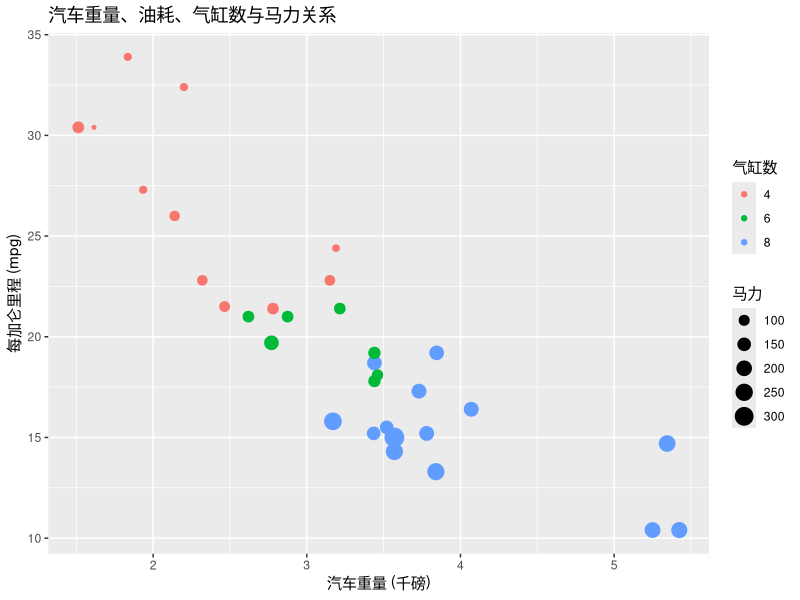
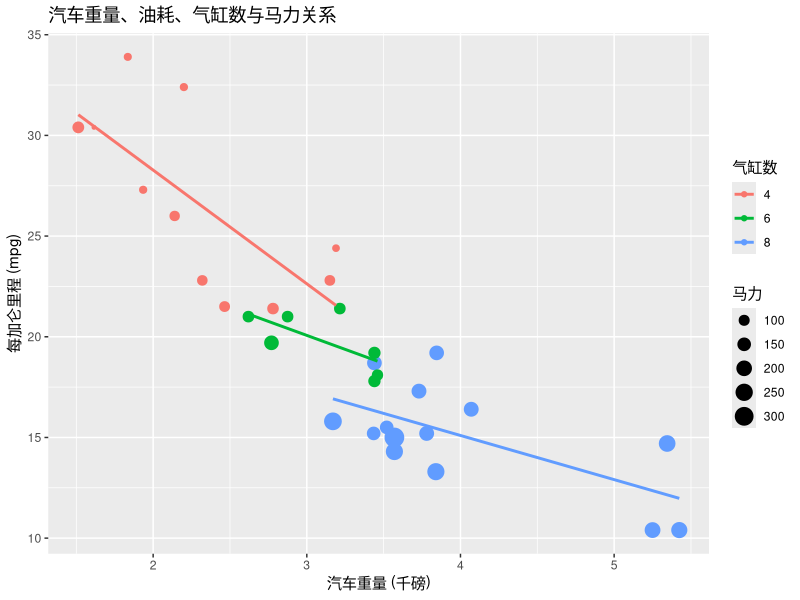

R code for these plots, in order:
install.packages("ggplot2")
# 加载 ggplot2 包，用于绘制精美图表
library(ggplot2)
# 查看 mtcars 数据集的前几行
head(mtcars)

# 查看 mtcars 数据集的结构（列名和数据类型）
str(mtcars)
# 绘制散点图，探索汽车重量和每加仑里程的关系
# 用气缸数区分颜色，用马力区分点的大小

ggplot(data = mtcars,            # 我们的数据源是 mtcars
       mapping = aes(x = wt,     # X轴映射到汽车重量 (wt)
                     y = mpg,    # Y轴映射到每加仑里程 (mpg)
                     color = as.factor(cyl), # 颜色映射到气缸数 (cyl)，as.factor()很重要！
                     size = hp)) + # 点的大小映射到马力 (hp)
  geom_point() +   # 添加散点图层
  labs(title = "汽车重量、油耗、气缸数与马力关系", # 添加图表标题
       x = "汽车重量 (千磅)",               # X轴标签
       y = "每加仑里程 (mpg)",                # Y轴标签
       color = "气缸数",                     # 图例标题：颜色代表什么
       size = "马力")                      # 图例标题：大小代表什么

ggplot(data = mtcars, 
       # 全局映射：X轴、Y轴、颜色是大家都要遵守的
       mapping = aes(x = wt, 
                     y = mpg, 
                     color = as.factor(cyl))) + 
  
  # 局部映射：只有画“点”的时候，才根据马力改变大小！
  geom_point(mapping = aes(size = hp)) + 
  
  # 画趋势线：它不会再收到关于 size 的干扰了
  geom_smooth(method = "lm", se = FALSE) +  
  
  labs(title = "汽车重量、油耗、气缸数与马力关系",
       x = "汽车重量 (千磅)", 
       y = "每加仑里程 (mpg)", 
       color = "气缸数", 
       size = "马力")
# --- 进阶分析：线性回归模型 ---
# 我们想量化：每增加 1000 磅重量，每加仑里程(mpg)平均会减少多少？

# 建立线性模型：mpg = 截距 + 斜率 * wt
car_model <- lm(mpg ~ wt, data = mtcars)

# 查看模型的详细统计结果
summary(car_model)

# 在图表上添加回归方程的信息（这会输出到控制台）
print("模型分析完毕：负相关系数已计算。")
